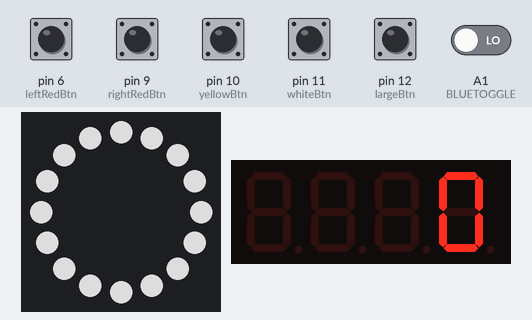
A sketch run on a simulated Arduino Leonardo, built for the host (arithmetic inside an expression is 32-bit, double 64-bit). On the bench: 16 RGB LEDs in a ring, first at the top, clockwise, 4-digit seven-segment display. The inputs (shaded band) are chosen by the test bench; at power-on: pin 6 (leftRedBtn), pin 9 (rightRedBtn), pin 10 (yellowBtn), pin 11 (whiteBtn), pin 12 (largeBtn) HIGH, A1 (BLUETOGGLE) LOW. Dim RGB values are drawn brighter than linear; the strip is taken to match the declared colour order; USB keyboard and mouse output is not drawn.

Above: at 1.2 s.
1.3 s: A1 (BLUETOGGLE) driven HIGH
At 1.7 s:
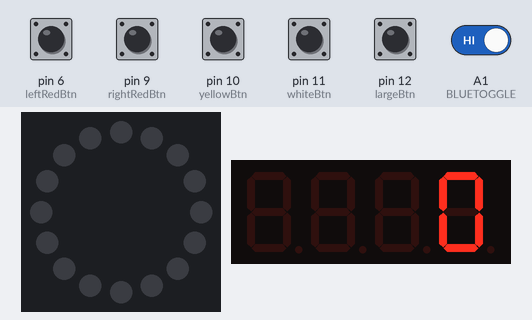
4.3 s: A1 (BLUETOGGLE) driven LOW
Timing chart, 0 to 7.3 s (numbered marks = the images above; inputs shaded):
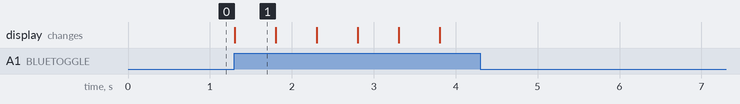

The sketch:

ShipItBox.ino
```cpp
/**
 * Ship-It Box V3
 *
 * Adafruit Feather M0 Express
 * 1 Large Arcade Button with Neopixel Ring under shell
 * 4 Small Arcade Buttons
 * 2 Toggle Switches
 * 1 7 Segment LED
 * 1 Feather Ethernet Wing
*/

#include "Keyboard.h"
#include "Bounce2.h"
#include "Adafruit_NeoPixel.h"
#include <Adafruit_GFX.h>
#include "Adafruit_LEDBackpack.h"

#define NEOPIN      A0
#define BLUETOGGLE  A1
#define WHITETOGGLE A2

char ctrlKey = KEY_LEFT_CTRL;

class Button {

  int pin;
  int previousState;
  Bounce btn;
  String offText;
  String onText;

  public:
  Button(int _pin, String _offText, String _onText)
  {
    pin = _pin;
    pinMode(pin, INPUT_PULLUP);
    previousState = LOW;
    offText = _offText;
    onText = _onText;

    btn = Bounce();
    btn.attach(pin);
    btn.interval(5);
  }

  void update(int blueToggle) {
    btn.update();
    // read the pushbutton:
    int currentState = btn.read();
    // if the button state has changed,
    if ((currentState != previousState) && (currentState == LOW)) {
      if(blueToggle == HIGH) {
        write(offText);
      } else {
        write(onText);
      }
    }
    // save the current button state for comparison next time:
    previousState = currentState;
  }

  void write(String text) {
    if (text.charAt(0) == ctrlKey) {
      Keyboard.press(text.charAt(0));
      Keyboard.press(text.charAt(1));
      Keyboard.releaseAll();
    } else {
      Keyboard.println(text);
    }
  }
};

class LightRing {

  Adafruit_NeoPixel ring;
  unsigned long flashInterval;

  int state;
  unsigned long previousMillis;
  unsigned long currentMillis;

  public:
  LightRing(int _pin)
  {
    flashInterval = 500UL;
    state = 0;
    previousMillis = millis();
    ring = Adafruit_NeoPixel(16, _pin, NEO_RGBW + NEO_KHZ800);
  }

  void initialize() {
    ring.begin();
    ring.setBrightness(75);
    ringOn();
  }

  void update(int blueToggle) {
    if(blueToggle == HIGH) {
      flashRing();
    } else if (state == 0) {
      ringOn();
    }
  }

  void flashRing() {
    currentMillis = millis();
    if (currentMillis - previousMillis >= flashInterval) {
      previousMillis = currentMillis;
      if(state == 0) {
        ringOn();
      } else {
        ringOff();
      }
    }
  }

  void ringOn() {
    for (int i = 0; i < ring.numPixels(); i++) {
      ring.setPixelColor(i, 255, 255, 255, 255);
    }
    ring.show();
    state = 1;
  }

  void ringOff() {
    for (int i = 0; i < ring.numPixels(); i++) {
      ring.setPixelColor(i, 0, 0, 0, 0);
    }
    ring.show();
    state = 0;
  }
};


Button largeBtn(12, "git push\n", "./gradlew clean build");

char leftRedText[2] = {ctrlKey, 'C'};
Button leftRedBtn(6, "cat /Volumes/keys/id_rsa | ssh-add -t 30 -k -", leftRedText);

char yellowText[2] = {ctrlKey, 'R'};
Button yellowBtn(10, "git status", yellowText);

Button whiteBtn(11, "git diff", "Empty");
Button rightRedBtn(9, "git add -p", "./gradlew bootRun");

int blueToggleState;

LightRing ring(NEOPIN);

Adafruit_7segment ledDisplay = Adafruit_7segment();

void setup() {
  pinMode(BLUETOGGLE, INPUT_PULLDOWN);
  ring.initialize();
  Keyboard.begin();
  ledDisplay.begin(0x70);
  ledDisplay.print(0);
  ledDisplay.writeDisplay();

}

void loop() {

  blueToggleState = digitalRead(BLUETOGGLE);

  largeBtn.update(blueToggleState);
  leftRedBtn.update(blueToggleState);
  yellowBtn.update(blueToggleState);
  whiteBtn.update(blueToggleState);
  rightRedBtn.update(blueToggleState);
  ring.update(blueToggleState);
}
```

Measured:
- after the input at 4.3 s, every drawn part: stays the same
- what the display in image 1 shows lasts 0.5 s, from 1.3 s to 1.8 s
